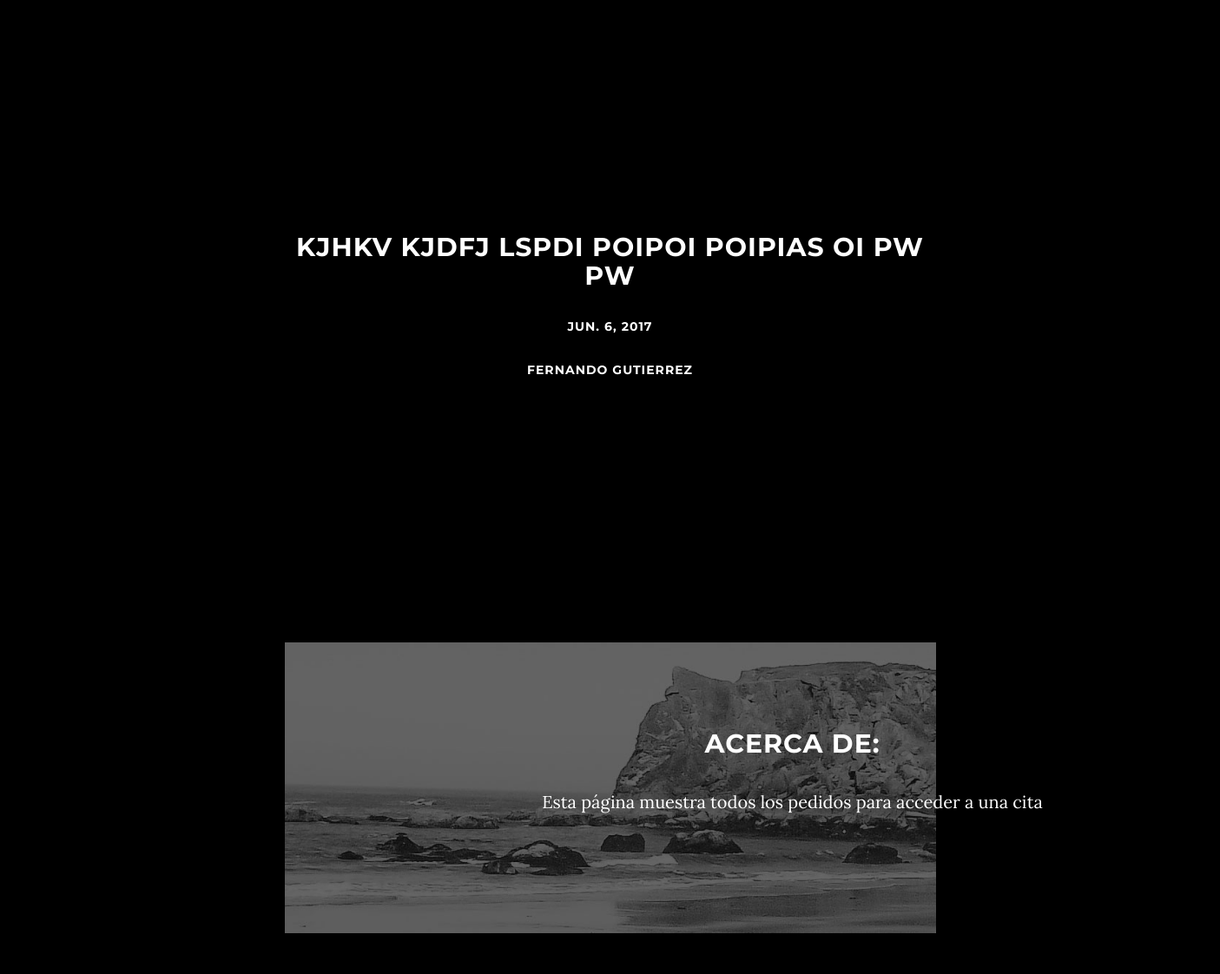
Before: / (middle part) with the older database file.
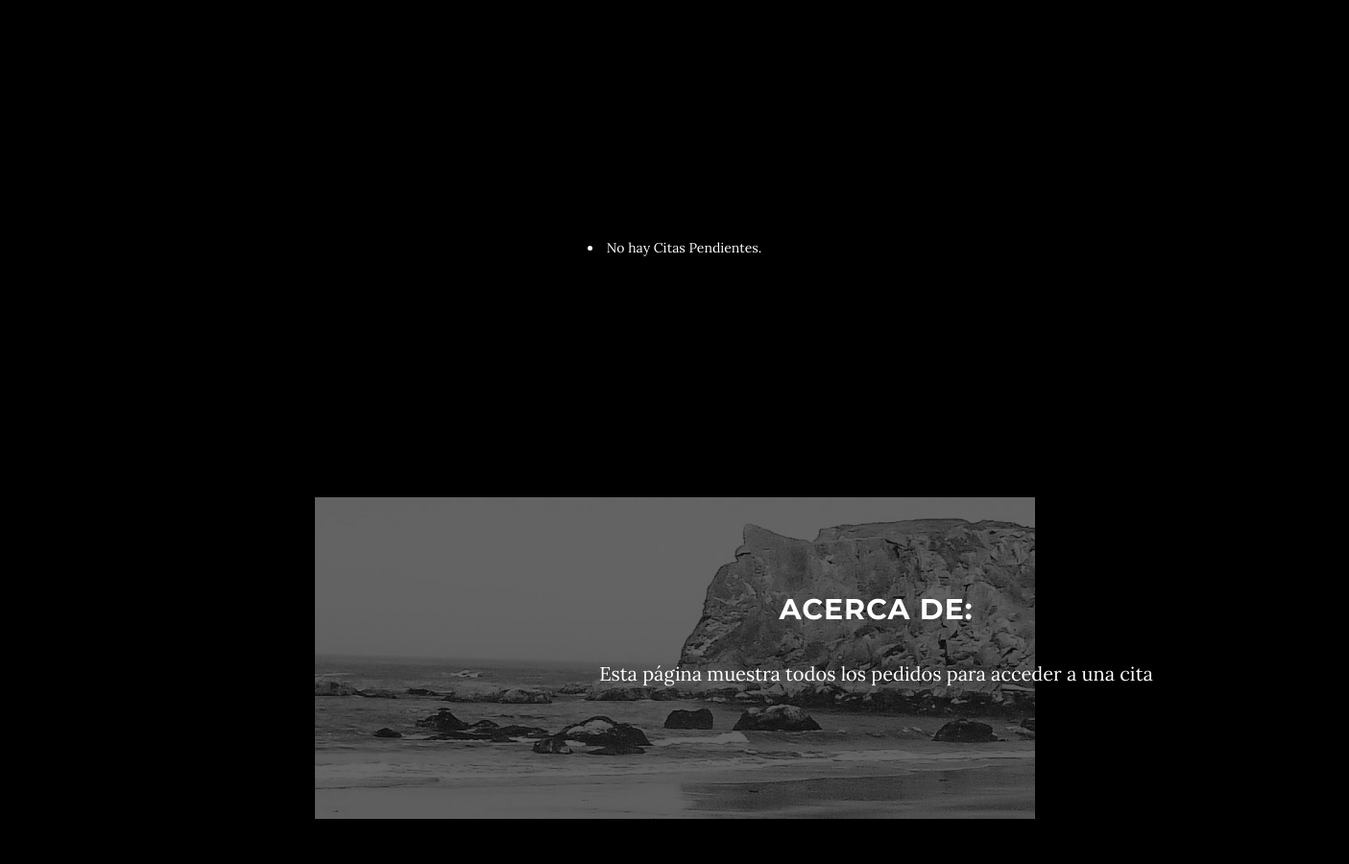
After: the same page with the newer database file.
### app/models.py (models this page shows, shortened)
class Pedido(models.Model):
    descripcion = models.TextField()
    fecha = models.DateField(auto_now_add=True)
    cliente = models.ForeignKey(Cliente)

class Cliente(models.Model):
    nombres = models.CharField(max_length=50)
    telefono = models.CharField(max_length=10)
    def __str__(self):
        return str(self.nombres)

### app/views.py (the view)
# urls.py: url(r'^$', 'app.views.inicio', name='inicio'),
def inicio(request):
    pedidos = Pedido.objects.order_by('fecha')
    return render_to_response('base.html', {'pedidos': pedidos},
                              context_instance=RequestContext(request))

### app/templates/base.html (shortened to what this page needs)
<!DOCTYPE html>
<html lang="en">
<head>
    <link href="http://netdna.bootstrapcdn.com/bootstrap/3.0.3/css/bootstrap.min.css" rel="stylesheet" type="text/css">
    <link href="http://netdna.bootstrapcdn.com/font-awesome/4.0.3/css/font-awesome.min.css" rel="stylesheet" type="text/css">
    <link href="static/css/grayscale.css" rel="stylesheet">
</head>
<body id="page-top" data-spy="scroll" data-target=".navbar-custom">
    {% block contenido %}
    <section id="about" class="container content-section text-center">
        <div class="row">
            <div class="col-lg-8 col-lg-offset-2">
            <body>
            {% for pedido in pedidos %}
            <br>
            <h2>{{pedido.descripcion}}</h2>
            <h5>{{pedido.fecha}}</h5>
            <h5>{{pedido.cliente}}</h5>
            <br>
    {% empty %}
    <li>No hay Citas Pendientes.</li>
    {% endfor %}
    {% endblock %}
    {% block sobre %}
    <section id="download" class="content-section text-center">
        <div class="download-section">
            <div class="container">
                <div class="col-lg-8 col-lg-offset-2">
                    <h2>Acerca de:</h2>
                    <p>Esta página muestra todos los pedidos para acceder a una cita
                    </p>
                </div>
            </div>
        </div>
    </section>
    {% endblock %}
    {% block ingresar %}
    <section id="contact" class="container content-section text-center">
    </section>
    {% endblock %}
</body>
</html>

Changed rows visible on the page:
removed Pedido: descripcion "KJHKV KJDFJ LSPDI POIPOI POIPIAS OI PW PW", fecha "JUN. 6, 2017", cliente "FERNANDO GUTIERREZ"
Other visible differences:
text now shown: "No hay Citas Pendientes."
